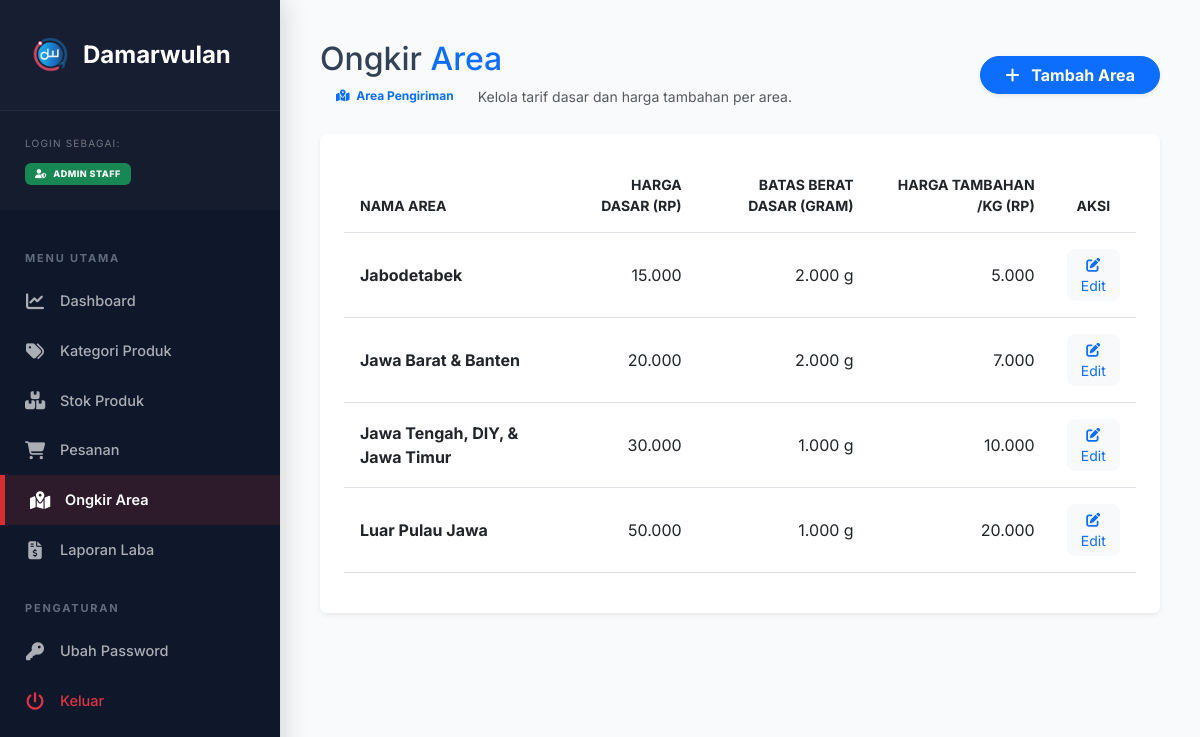
The page /admin/ongkir.php on the database its author committed.
### tables this page shows
CREATE TABLE `ongkir_area` (
  `id_area` int(11) NOT NULL,
  `nama_area` varchar(100) NOT NULL,
  `harga_dasar` decimal(10,2) NOT NULL,
  `batas_berat_gram` int(11) NOT NULL,
  `harga_per_kg_tambahan` decimal(10,2) NOT NULL
);

### admin/ongkir.php (the view, shortened to what this page needs)
<?php
require_once '../config/koneksi.php';
include 'header_admin.php';
?>
<div class="main-content">
    <div class="d-flex justify-content-between align-items-center mb-4">
        <div class="col">
            <h2 class="fw-800 text-navy mb-1">Ongkir <span class="text-primary">Area</span></h2>
            <div class="d-flex align-items-center">
                <span class="badge bg-soft-primary text-primary px-3 py-2 me-2" style="border-radius: 10px;">
                    <i class="fas fa-map-marked-alt me-1"></i> Area Pengiriman
                </span>
                <p class="text-muted small mb-0">Kelola tarif dasar dan harga tambahan per area.</p>
            </div>
        </div>
        <button class="btn btn-primary rounded-pill px-4 shadow-sm fw-bold" data-bs-toggle="modal" data-bs-target="#modalTambahArea">
            <i class="fas fa-plus me-2"></i> Tambah Area
        </button>
    </div>
    <div class="col-lg-12">
        <div class="card card-table border-0 shadow-sm">
            <div class="card-body p-4">
                <table class="table table-hover align-middle">
                    <thead>
                        <tr class="text-muted small text-uppercase">
                            <th class="p-3">Nama Area</th>
                            <th class="p-3 text-end">Harga Dasar (Rp)</th>
                            <th class="p-3 text-end">Batas Berat Dasar (Gram)</th>
                            <th class="p-3 text-end">Harga Tambahan /Kg (Rp)</th>
                            <th class="p-3 text-center">Aksi</th>
                        </tr>
                    </thead>
                    <tbody>
                        <?php
                        $q = mysqli_query($conn, "SELECT * FROM ongkir_area ORDER BY id_area ASC");
                        while ($area = mysqli_fetch_assoc($q)):
                        ?>
                            <tr>
                                <td class="p-3 fw-bold"><?= $area['nama_area']; ?></td>
                                <td class="p-3 text-end"><?= number_format($area['harga_dasar'], 0, ',', '.'); ?></td>
                                <td class="p-3 text-end"><?= number_format($area['batas_berat_gram'], 0, ',', '.'); ?> g</td>
                                <td class="p-3 text-end"><?= number_format($area['harga_per_kg_tambahan'], 0, ',', '.'); ?></td>
                                <td class="p-3 text-center">
                                    <button class="btn btn-light btn-sm rounded-3 text-primary" data-bs-toggle="modal" data-bs-target="#modalEditArea<?= $area['id_area']; ?>"><i class="fas fa-edit"></i> Edit</button>
                                </td>
                            </tr>
                        <?php endwhile; ?>
                    </tbody>
                </table>
            </div>
        </div>
    </div>
</div>
<?php include 'footer_admin.php'; ?>

### admin/header_admin.php (style rules this page uses)
:root { --sidebar-width: 280px; --deep-navy: #0f172a; --vibrant-red: #d32f2f; --light-bg: #f8fafc; --text-gray: #94a3b8; }
body { background-color: var(--light-bg); font-family: 'Inter', sans-serif; overflow-x: hidden; color: #334155; }

### rows shown on the page
ongkir_area: nama_area "Jabodetabek", harga_dasar "15.000", batas_berat_gram "2.000", harga_per_kg_tambahan "5.000"
ongkir_area: nama_area "Jawa Barat & Banten", harga_dasar "20.000", batas_berat_gram "2.000", harga_per_kg_tambahan "7.000"
ongkir_area: nama_area "Jawa Tengah, DIY, & Jawa Timur", harga_dasar "30.000", batas_berat_gram "1.000", harga_per_kg_tambahan "10.000"
ongkir_area: nama_area "Luar Pulau Jawa", harga_dasar "50.000", batas_berat_gram "1.000", harga_per_kg_tambahan "20.000"
